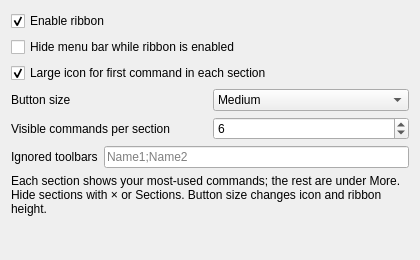
<?xml version="1.0" encoding="UTF-8"?>
<ui version="4.0">
 <class>NeoRibbonPreferences</class>
 <widget class="QWidget" name="NeoRibbonPreferences">
  <property name="geometry">
   <rect>
    <x>0</x>
    <y>0</y>
    <width>420</width>
    <height>260</height>
   </rect>
  </property>
  <property name="windowTitle">
   <string>NeoRibbon</string>
  </property>
  <layout class="QVBoxLayout" name="verticalLayout">
   <item>
    <widget class="Gui::PrefCheckBox" name="checkEnabled">
     <property name="text">
      <string>Enable ribbon</string>
     </property>
     <property name="checked">
      <bool>true</bool>
     </property>
     <property name="prefEntry" stdset="0">
      <cstring>Enabled</cstring>
     </property>
     <property name="prefPath" stdset="0">
      <cstring>Mod/NeoRibbon</cstring>
     </property>
    </widget>
   </item>
   <item>
    <widget class="Gui::PrefCheckBox" name="checkHideMenubar">
     <property name="text">
      <string>Hide menu bar while ribbon is enabled</string>
     </property>
     <property name="prefEntry" stdset="0">
      <cstring>HideMenubar</cstring>
     </property>
     <property name="prefPath" stdset="0">
      <cstring>Mod/NeoRibbon</cstring>
     </property>
    </widget>
   </item>
   <item>
    <widget class="Gui::PrefCheckBox" name="checkPromoteLarge">
     <property name="text">
      <string>Large icon for first command in each section</string>
     </property>
     <property name="checked">
      <bool>true</bool>
     </property>
     <property name="prefEntry" stdset="0">
      <cstring>PromoteLarge</cstring>
     </property>
     <property name="prefPath" stdset="0">
      <cstring>Mod/NeoRibbon</cstring>
     </property>
    </widget>
   </item>
   <item>
    <layout class="QHBoxLayout" name="sizeLayout">
     <item>
      <widget class="QLabel" name="labelSize">
       <property name="text">
        <string>Button size</string>
       </property>
      </widget>
     </item>
     <item>
      <widget class="Gui::PrefComboBox" name="comboButtonSize">
       <property name="currentIndex">
        <number>1</number>
       </property>
       <property name="prefEntry" stdset="0">
        <cstring>ButtonSize</cstring>
       </property>
       <property name="prefPath" stdset="0">
        <cstring>Mod/NeoRibbon</cstring>
       </property>
       <item>
        <property name="text">
         <string>Small</string>
        </property>
       </item>
       <item>
        <property name="text">
         <string>Medium</string>
        </property>
       </item>
       <item>
        <property name="text">
         <string>Large</string>
        </property>
       </item>
      </widget>
     </item>
    </layout>
   </item>
   <item>
    <layout class="QHBoxLayout" name="visibleLayout">
     <item>
      <widget class="QLabel" name="labelVisible">
       <property name="text">
        <string>Visible commands per section</string>
       </property>
      </widget>
     </item>
     <item>
      <widget class="Gui::PrefSpinBox" name="spinVisiblePerSection">
       <property name="minimum">
        <number>1</number>
       </property>
       <property name="maximum">
        <number>24</number>
       </property>
       <property name="value">
        <number>6</number>
       </property>
       <property name="prefEntry" stdset="0">
        <cstring>VisiblePerSection</cstring>
       </property>
       <property name="prefPath" stdset="0">
        <cstring>Mod/NeoRibbon</cstring>
       </property>
      </widget>
     </item>
    </layout>
   </item>
   <item>
    <layout class="QHBoxLayout" name="ignoredLayout">
     <item>
      <widget class="QLabel" name="labelIgnored">
       <property name="text">
        <string>Ignored toolbars</string>
       </property>
      </widget>
     </item>
     <item>
      <widget class="Gui::PrefLineEdit" name="lineIgnoredToolbars">
       <property name="placeholderText">
        <string>Name1;Name2</string>
       </property>
       <property name="prefEntry" stdset="0">
        <cstring>IgnoredToolbars</cstring>
       </property>
       <property name="prefPath" stdset="0">
        <cstring>Mod/NeoRibbon</cstring>
       </property>
      </widget>
     </item>
    </layout>
   </item>
   <item>
    <widget class="QLabel" name="labelHint">
     <property name="text">
      <string>Each section shows your most-used commands; the rest are under More. Hide sections with × or Sections. Button size changes icon and ribbon height.</string>
     </property>
     <property name="wordWrap">
      <bool>true</bool>
     </property>
    </widget>
   </item>
   <item>
    <spacer name="verticalSpacer">
     <property name="orientation">
      <enum>Qt::Vertical</enum>
     </property>
     <property name="sizeHint" stdset="0">
      <size>
       <width>20</width>
       <height>40</height>
      </size>
     </property>
    </spacer>
   </item>
  </layout>
 </widget>
 <customwidgets>
  <customwidget>
   <class>Gui::PrefCheckBox</class>
   <extends>QCheckBox</extends>
   <header>Gui/PrefWidgets.h</header>
  </customwidget>
  <customwidget>
   <class>Gui::PrefLineEdit</class>
   <extends>QLineEdit</extends>
   <header>Gui/PrefWidgets.h</header>
  </customwidget>
  <customwidget>
   <class>Gui::PrefComboBox</class>
   <extends>QComboBox</extends>
   <header>Gui/PrefWidgets.h</header>
  </customwidget>
  <customwidget>
   <class>Gui::PrefSpinBox</class>
   <extends>QSpinBox</extends>
   <header>Gui/PrefWidgets.h</header>
  </customwidget>
 </customwidgets>
 <resources/>
 <connections/>
</ui>
